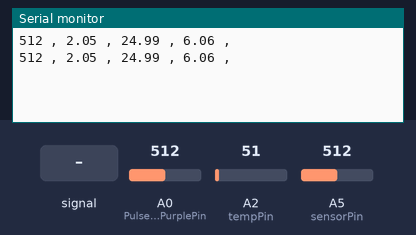
Simulated run of this sketch. Board: Arduino Uno, built with avr-gcc and run on an emulated ATmega328P. Parts: the last lines printed to the serial monitor. The inputs (shaded band) are chosen by the test bench; at power-on: A0 (PulseSensorPurplePin) = 512, A5 (sensorPin) = 512, A2 (tempPin) = 51.

Above: at 1.2 s.
1.3 s: A0 (PulseSensorPurplePin) fed a 200 Hz sine of ±81 counts around its level
At 2.6 s:
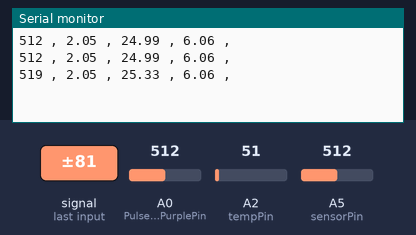
2.8 s: A0 (PulseSensorPurplePin) set to 560
At 3.5 s:
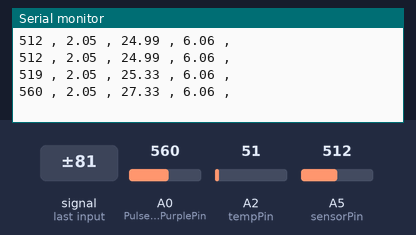
4.3 s: A5 (sensorPin) set to 560
At 4.3 s:
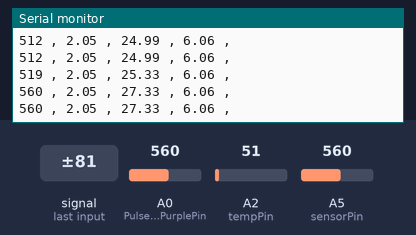
5.8 s: A0 (PulseSensorPurplePin) fed a 1000 Hz sine of ±255 counts around its level
At 7.1 s:
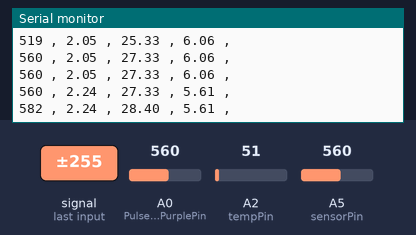
7.3 s: A5 (sensorPin) set to 540
At 8.1 s:
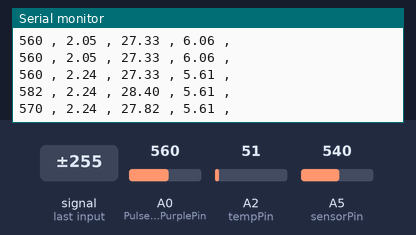
8.8 s: A0 (PulseSensorPurplePin) set to 511
At 9.9 s:
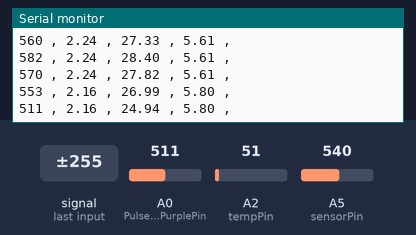
Timing chart, 0 to 11.3 s (numbered marks = the images above; inputs shaded):
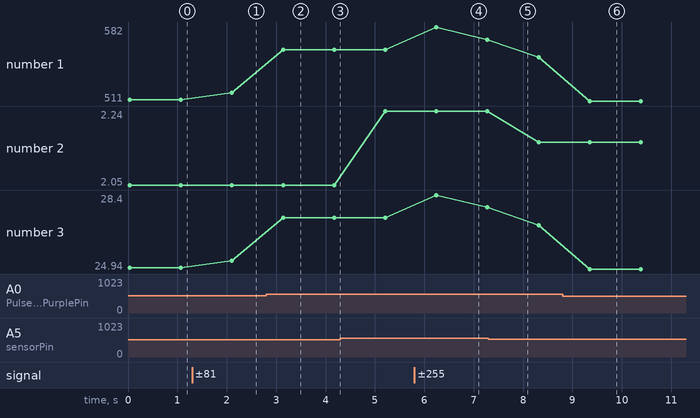

Measured:
- after the input at 1.3 s, the serial monitor: prints a new line after 0.80 s (image 1)
- after the input at 2.8 s, the serial monitor: prints a new line after 0.34 s (image 2)
- after the input at 5.8 s, the serial monitor: prints a new line after 0.44 s (image 4)
- after the input at 8.8 s, the serial monitor: prints a new line after 0.55 s (image 6)
- plotted number 1: 512 → 519 after the input at 1.3 s, 519 → 560 after the input at 2.8 s, 560 → 570 after the input at 5.8 s, 553 → 511 after the input at 8.8 s
- plotted number 2: 2.05 → 2.24 after the input at 4.3 s, 2.24 → 2.16 after the input at 7.3 s
- plotted number 3: 24.99 → 25.33 after the input at 1.3 s, 25.33 → 27.33 after the input at 2.8 s, 27.33 → 27.82 after the input at 5.8 s, 26.99 → 24.94 after the input at 8.8 s

The sketch:

Tempygsryppg.ino
```cpp
int sensorPin=5;
int tempPin=2;
float temp;
float ADC_out;
float vout;
float rtemp;
float ngl;
int PulseSensorPurplePin =0; //--> Pulse Sensor PURPLE WIRE connected to ANALOG PIN 0.
int Signal1; //--> holds the incoming raw data. Signal value can range from 0-1024
int Threshold = 550; //--> Determine which Signal to "count as a beat", and which to ingore.
//----------------------------------------

//--------------------------------------------------------------------------------void setup
void setup() {
  Serial.begin(9600); //--> Set's up Serial Communication at certain speed.
}
//--------------------------------------------------------------------------------

//--------------------------------------------------------------------------------void loop
void loop() {

ADC_out=analogRead(sensorPin);
temp= analogRead(tempPin);
Signal1 = analogRead(PulseSensorPurplePin); //--> Read the PulseSensor's value. Assign this value to the "Signal" variable.
//rtemp= temp*0.488;


int numReadsppg = 10;  //number of samples
int senseppgSum = 0; //sum of snesor readings
for(int i = 0; i < numReadsppg; i++){
  senseppgSum +=analogRead(PulseSensorPurplePin);
  delay(1);
  }

int senseppgAve =senseppgSum/numReadsppg;
int Signal= senseppgAve;

int numReadsvout = 10;  //number of samples
int senseSum = 0; //sum of snesor readings
for(int k = 0; k < numReadsvout; k++){
  senseSum +=analogRead(sensorPin);
  delay(1);
  }

int senseAve =senseSum/numReadsvout;
vout= senseAve*0.004;

int numReadstemp = 10;  //number of samples
int sensetempSum = 0; //sum of snesor readings
for(int j = 0; j < numReadsvout; j++){
  senseSum +=analogRead(PulseSensorPurplePin);
  delay(1);
  }
int sensetempAve =sensetempSum/numReadstemp;
rtemp= senseppgAve*0.0488;


ngl= vout*(-2.33)+ 10.83;

Serial.print(Signal); //--> Send the Signal value to Serial Plotter.
Serial.print(" , ");
//delay(1000);

Serial.print(vout);
Serial.print(" , ");
//delay(1000);

Serial.print(rtemp);
Serial.print(" , ");
//delay(1000);

Serial.print(ngl);
Serial.println(" , ");
delay(1000);

}
```
